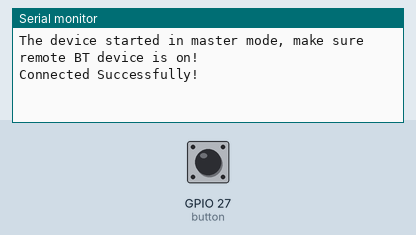
This sketch was run on a simulated ESP32. Shown: the last lines printed to the serial monitor. The test bench sets the inputs (shaded band); at power-on: GPIO 27 (button) HIGH. Nothing arrives over Bluetooth unless stated.

Above: at 1.2 s.
1.3 s: GPIO 27 (button) pulled LOW for 0.15 s
At 2.4 s:
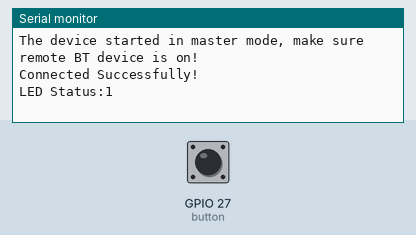
2.9 s: GPIO 27 (button) pulled LOW for 1 s
At 3.8 s:
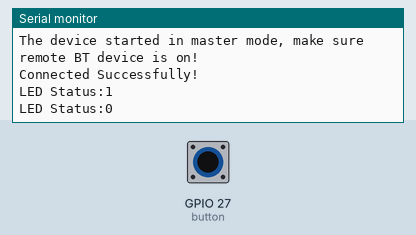

Measured:
- after the input at 1.3 s, the serial monitor: prints a new line at once (image 1)
- after the input at 2.9 s, the serial monitor: prints a new line at once (image 2)

The sketch:

ESP32_Transmitter_Button.ino
```cpp
#include "BluetoothSerial.h"

#if !defined(CONFIG_BT_ENABLED) || !defined(CONFIG_BLUEDROID_ENABLED)
#error Bluetooth is not enabled! Please run `make menuconfig` to and enable it
#endif

BluetoothSerial SerialBT;

String MACadd = "48:E7:29:3F:AC:5E";//Write receiver side MAC address
uint8_t address[6]  = {0x48, 0xE7, 0x29, 0x3F, 0xAC, 0x5E};//Write Receiver side MAC address in HEX
bool connected;

int button = 27;
bool buttonState = 0; //start at off

void setup() {
  Serial.begin(115200);
  pinMode(button, INPUT_PULLUP);
  SerialBT.begin("ESP32test", true);
  Serial.println("The device started in master mode, make sure remote BT device is on!");

  // connect(address) is fast (upto 10 secs max), connect(name) is slow (upto 30 secs max) as it needs
  // to resolve name to address first, but it allows to connect to different devices with the same name.
  // Set CoreDebugLevel to Info to view devices bluetooth address and device names
  connected = SerialBT.connect(address);

  if(connected) {
    Serial.println("Connected Successfully!");
  }
  else {
    while(!SerialBT.connected(10000)) {
      Serial.println("Failed to connect. Make sure remote device is available and in range, then restart app.");
    }
  }
}

void loop() {
  if (digitalRead(button) != 1){
      buttonState = !buttonState;

      if (buttonState == 1){
        SerialBT.write(1);
        Serial.print("LED Status:");
        Serial.println(buttonState);
        }
        else {
          SerialBT.write(0);
          Serial.print("LED Status:");
          Serial.println(buttonState);
        }
      while (digitalRead(button) != 1){ //hold program
        delay(100);
      }
    }
  if (SerialBT.hasClient() == 0){
    Serial.println("Disconnected. Make sure remote device is available and in range, then restart app.");
    delay(10000);
  }
  delay(20);
}
```
